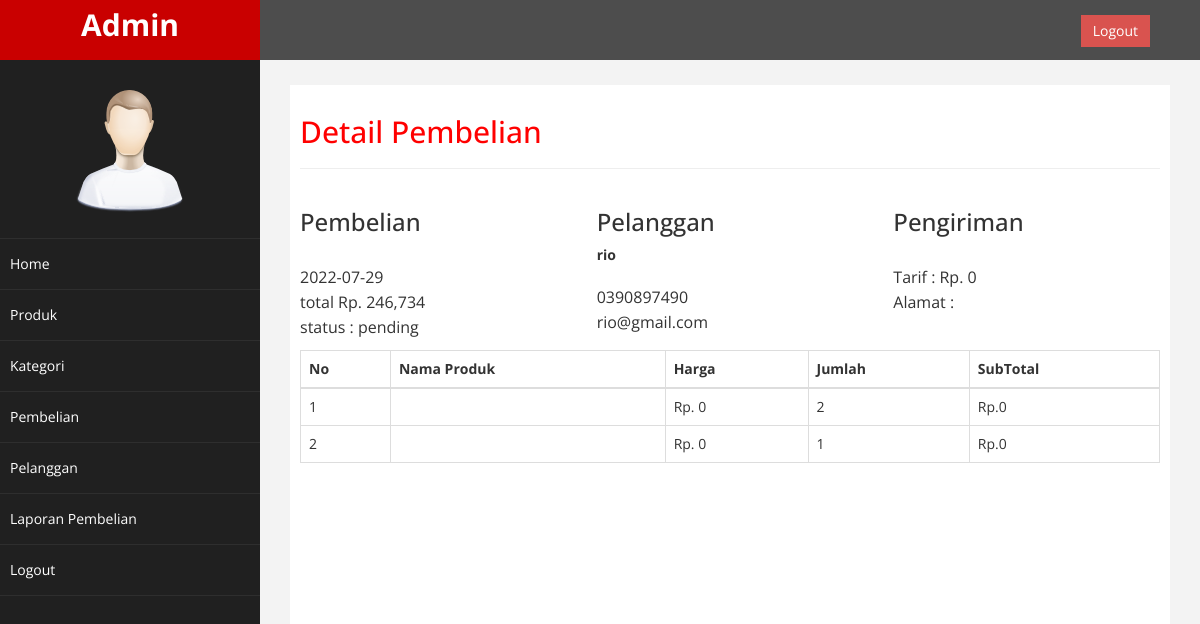
Page /admin/index.php?halaman=detail&id=12 (signed in) on the committed database.
### tables this page shows
CREATE TABLE `pembelian` (
  `id_pembelian` int(11) NOT NULL,
  `id_pelanggan` int(11) NOT NULL,
  `id_ongkir` int(11) NOT NULL,
  `tanggal_pembelian` date NOT NULL,
  `total_pembelian` int(11) NOT NULL,
  `nama_pulau` varchar(100) NOT NULL,
  `tarif` int(11) NOT NULL,
  `alamat` text NOT NULL,
  `status_pembelian` varchar(100) NOT NULL DEFAULT 'pending',
  `resi_pengiriman` varchar(50) NOT NULL
);

CREATE TABLE `pelanggan` (
  `id_pelanggan` int(11) NOT NULL,
  `email_pelanggan` varchar(100) NOT NULL,
  `password_pelanggan` varchar(100) NOT NULL,
  `nama_pelanggan` varchar(100) NOT NULL,
  `telepon_pelanggan` varchar(25) NOT NULL,
  `alamat` varchar(100) NOT NULL
);

CREATE TABLE `pembelian_produk` (
  `id_pembelian_produk` int(11) NOT NULL,
  `id_pembelian` int(11) NOT NULL,
  `id_produk` int(11) NOT NULL,
  `jumlah` int(11) NOT NULL,
  `nama` varchar(100) NOT NULL,
  `harga` int(11) NOT NULL,
  `berat` int(11) NOT NULL,
  `subberat` int(11) NOT NULL,
  `subharga` int(11) NOT NULL
);

### admin/detail.php (the view, shortened to what this page needs)
<?php
$ambil=mysqli_query($koneksi, "SELECT * FROM pembelian JOIN pelanggan ON pembelian.id_pelanggan=pelanggan.id_pelanggan WHERE pembelian.id_pembelian='$_GET[id]'");
$detail=$ambil->fetch_assoc();
?>
<h2>Detail Pembelian</h2>
<hr>
<div class="row">
    <div class="col-md-4">
        <h3>Pembelian</h3>
        <p>
            <?= $detail['tanggal_pembelian'];?><br>
             total Rp. <?=  number_format($detail['total_pembelian']);?><br>
             status : <?= $detail['status_pembelian'];?>
        </p>
    </div>
    <div class="col-md-4">
        <h3>Pelanggan</h3>
        <strong><?= $detail['nama_pelanggan'];?></strong><br>
        <p>
            <?= $detail['telepon_pelanggan'];?><br>
            <?= $detail['email_pelanggan'];?>
        </p>
    </div>
    <div class="col-md-4">
        <h3>Pengiriman</h3>
        <p>
            Tarif  : Rp. <?= $detail['tarif']; ?><br>
            Alamat : <?= $detail['alamat'];?>
        </p>
    </div>
</div>
<table class="table table-bordered">
    <thead>
        <tr>
            <th>No</th>
            <th>Nama Produk</th>
            <th>Harga</th>
            <th>Jumlah</th>
            <th>SubTotal</th>
        </tr>
    </thead>
    <tbody>
        <?php
        $nomor=1;
        $ambil=mysqli_query($koneksi, "SELECT * FROM pembelian_produk WHERE id_pembelian='$_GET[id]' ");
        while($pecah=$ambil->fetch_assoc()){
        ?>
        <tr>
            <td><?= $nomor; ?></td>
            <td><?= $pecah['nama'];?></td>
            <td>Rp. <?= number_format($pecah['harga']);?></td>
            <td><?= $pecah['jumlah'];?></td>
            <td>
                Rp.<?= number_format($pecah['subharga']);?>
            </td>
        </tr>
        <?php $nomor++;?>
        <?php } ?>
    </tbody>
</table>

### admin/assets/css/custom.css (style rules this page uses)
body { font-family: 'Open Sans', sans-serif; }
h2 { color: #f00; }
p { font-size:16px; line-height:25px; padding-top:20px; }

### rows in the picture
pembelian: tanggal_pembelian "2022-07-29", total_pembelian "246,734", status_pembelian "pending", id_pelanggan.nama_pelanggan "rio", id_pelanggan.telepon_pelanggan "0390897490", id_pelanggan.email_pelanggan "rio@gmail.com", tarif "0"
pembelian_produk: harga "0", jumlah "2", subharga "0"
pembelian_produk: harga "0", jumlah "1", subharga "0"
